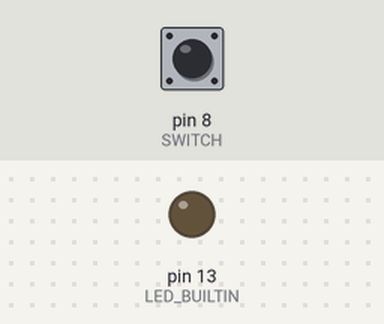
Bench run of a sketch on a simulated Arduino Uno, built with avr-gcc and run on an emulated ATmega328P. Shown: output pins drawn as LEDs (lit = HIGH). The test bench sets the inputs (shaded band); at power-on: pin 8 (SWITCH) HIGH. The modem accepts every AT command (registered, SIM ready, sends succeed) and sends nothing else.

Above: at 0.79 s.
Timing chart, 0 to 2.5 s (numbered marks = the images above):
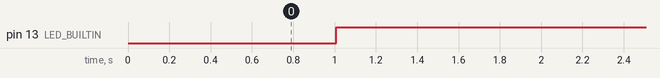

Measured:
- by itself, pin 13 (LED_BUILTIN): LOW → HIGH at 1.0 s

The sketch:

Switch+Lora_TX.ino
```cpp
#include <SoftwareSerial.h>
#define DEBUG
#define SWITCH 8

unsigned long lastTransmission;
const int interval = 1000;
int ignition = 1;
int prev_ignition = 0;
SoftwareSerial lora(3,4);

void setup(){
    Serial.begin(9600);

    // Lora 모듈 초기화
    lora.begin(9600);
    delay(100);
    lora.println("AT+PARAMETER=10,7,1,7");
    delay(100);
    lora.println("AT+ADDRESS=76");
    delay(100);
    lora.println("AT+NETWORKID=2");
    delay(100);
    //lora.println("AT+BAND=92000000");
    delay(100);
    lora.flush();

    // 핀 선언
    pinMode(SWITCH, INPUT_PULLUP);
    pinMode(LED_BUILTIN, OUTPUT);
}

void loop()
{
  String cmd = "AT+SEND=77,1,";

  prev_ignition = ignition;
  ignition += digitalRead(SWITCH);

  if(ignition > 10)
  {
    digitalWrite(LED_BUILTIN,HIGH);
    lora.println(cmd+String(1));
  }

  if(prev_ignition == ignition)
  {
    ignition = 0;
    prev_ignition = 0;
  }

  delay(50);

}
```
